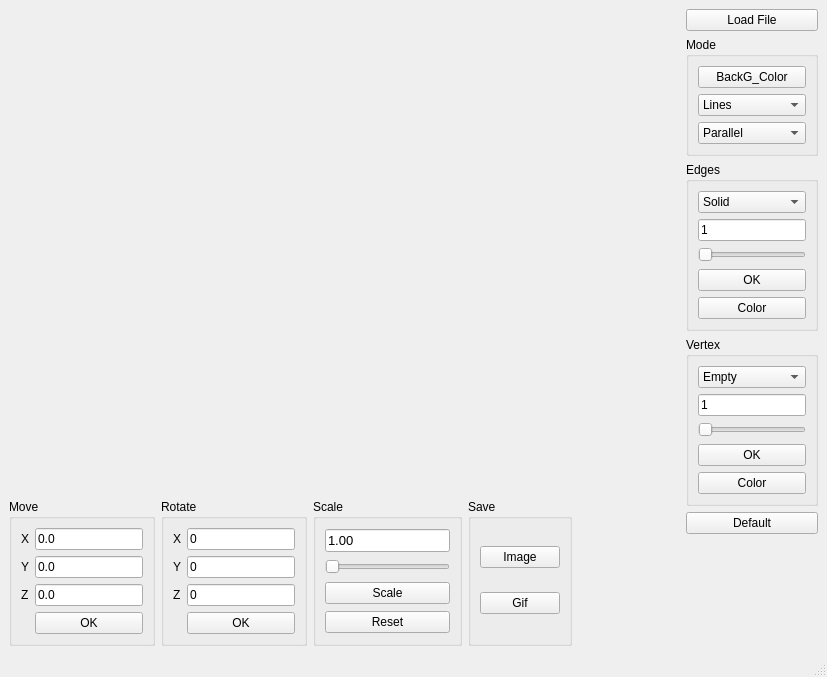
<?xml version="1.0" encoding="UTF-8"?>
<ui version="4.0">
 <class>MainWindow</class>
 <widget class="QMainWindow" name="MainWindow">
  <property name="geometry">
   <rect>
    <x>0</x>
    <y>0</y>
    <width>827</width>
    <height>677</height>
   </rect>
  </property>
  <property name="windowTitle">
   <string>3DViewer v2.0</string>
  </property>
  <widget class="QWidget" name="centralwidget">
   <property name="sizePolicy">
    <sizepolicy hsizetype="Preferred" vsizetype="Preferred">
     <horstretch>0</horstretch>
     <verstretch>0</verstretch>
    </sizepolicy>
   </property>
   <layout class="QHBoxLayout" name="horizontalLayout_3" stretch="1,0">
    <item>
     <layout class="QVBoxLayout" name="verticalLayout_3" stretch="1,0">
      <item>
       <layout class="QHBoxLayout" name="horizontalLayout">
        <property name="sizeConstraint">
         <enum>QLayout::SetDefaultConstraint</enum>
        </property>
       </layout>
      </item>
      <item>
       <layout class="QHBoxLayout" name="horizontalLayout_2">
        <item alignment="Qt::AlignLeft">
         <widget class="QGroupBox" name="groupBox">
          <property name="title">
           <string>Move</string>
          </property>
          <layout class="QGridLayout" name="gridLayout">
           <item row="2" column="0">
            <widget class="QLabel" name="label_2">
             <property name="text">
              <string>Y</string>
             </property>
            </widget>
           </item>
           <item row="3" column="0">
            <widget class="QLabel" name="label_3">
             <property name="text">
              <string>Z</string>
             </property>
            </widget>
           </item>
           <item row="3" column="1" alignment="Qt::AlignLeft">
            <widget class="QLineEdit" name="lineEdit_moveZ">
             <property name="text">
              <string>0.0</string>
             </property>
            </widget>
           </item>
           <item row="2" column="1" alignment="Qt::AlignLeft">
            <widget class="QLineEdit" name="lineEdit_moveY">
             <property name="text">
              <string>0.0</string>
             </property>
            </widget>
           </item>
           <item row="0" column="0">
            <widget class="QLabel" name="label">
             <property name="text">
              <string>X</string>
             </property>
            </widget>
           </item>
           <item row="0" column="1" alignment="Qt::AlignLeft">
            <widget class="QLineEdit" name="lineEdit_moveX">
             <property name="text">
              <string>0.0</string>
             </property>
            </widget>
           </item>
           <item row="4" column="1">
            <widget class="QPushButton" name="pushButton_move">
             <property name="sizePolicy">
              <sizepolicy hsizetype="Expanding" vsizetype="Fixed">
               <horstretch>0</horstretch>
               <verstretch>0</verstretch>
              </sizepolicy>
             </property>
             <property name="text">
              <string>OK</string>
             </property>
            </widget>
           </item>
          </layout>
         </widget>
        </item>
        <item alignment="Qt::AlignLeft">
         <widget class="QGroupBox" name="groupBox_2">
          <property name="title">
           <string>Rotate</string>
          </property>
          <layout class="QGridLayout" name="gridLayout_2">
           <item row="0" column="0">
            <widget class="QLabel" name="label_13">
             <property name="text">
              <string>X</string>
             </property>
            </widget>
           </item>
           <item row="1" column="1" alignment="Qt::AlignLeft">
            <widget class="QLineEdit" name="lineEdit_rotateY">
             <property name="text">
              <string>0</string>
             </property>
            </widget>
           </item>
           <item row="2" column="1" alignment="Qt::AlignLeft">
            <widget class="QLineEdit" name="lineEdit_rotateZ">
             <property name="text">
              <string>0</string>
             </property>
            </widget>
           </item>
           <item row="0" column="1" alignment="Qt::AlignLeft">
            <widget class="QLineEdit" name="lineEdit_rotateX">
             <property name="text">
              <string>0</string>
             </property>
            </widget>
           </item>
           <item row="2" column="0">
            <widget class="QLabel" name="label_15">
             <property name="text">
              <string>Z</string>
             </property>
            </widget>
           </item>
           <item row="1" column="0">
            <widget class="QLabel" name="label_14">
             <property name="text">
              <string>Y</string>
             </property>
            </widget>
           </item>
           <item row="3" column="1">
            <widget class="QPushButton" name="pushButton_rotate">
             <property name="sizePolicy">
              <sizepolicy hsizetype="Minimum" vsizetype="Expanding">
               <horstretch>0</horstretch>
               <verstretch>0</verstretch>
              </sizepolicy>
             </property>
             <property name="text">
              <string>OK</string>
             </property>
            </widget>
           </item>
          </layout>
         </widget>
        </item>
        <item alignment="Qt::AlignLeft">
         <widget class="QGroupBox" name="groupBox_6">
          <property name="title">
           <string>Scale</string>
          </property>
          <layout class="QVBoxLayout" name="verticalLayout_8">
           <item alignment="Qt::AlignLeft">
            <widget class="QLineEdit" name="lineEdit_scale">
             <property name="font">
              <font>
               <pointsize>10</pointsize>
              </font>
             </property>
             <property name="text">
              <string>1.00</string>
             </property>
            </widget>
           </item>
           <item>
            <widget class="QSlider" name="horizontalSlider_scale">
             <property name="sizePolicy">
              <sizepolicy hsizetype="Expanding" vsizetype="Fixed">
               <horstretch>0</horstretch>
               <verstretch>0</verstretch>
              </sizepolicy>
             </property>
             <property name="minimumSize">
              <size>
               <width>0</width>
               <height>16</height>
              </size>
             </property>
             <property name="baseSize">
              <size>
               <width>108</width>
               <height>0</height>
              </size>
             </property>
             <property name="maximum">
              <number>100</number>
             </property>
             <property name="orientation">
              <enum>Qt::Horizontal</enum>
             </property>
            </widget>
           </item>
           <item>
            <widget class="QPushButton" name="pushButton_scale">
             <property name="text">
              <string>Scale</string>
             </property>
            </widget>
           </item>
           <item>
            <widget class="QPushButton" name="pushButton_reset">
             <property name="text">
              <string>Reset</string>
             </property>
            </widget>
           </item>
          </layout>
         </widget>
        </item>
        <item alignment="Qt::AlignLeft">
         <widget class="QGroupBox" name="groupBox_7">
          <property name="title">
           <string>Save</string>
          </property>
          <layout class="QVBoxLayout" name="verticalLayout_7">
           <item>
            <widget class="QPushButton" name="pushButton_saveImage">
             <property name="text">
              <string>Image</string>
             </property>
            </widget>
           </item>
           <item>
            <widget class="QPushButton" name="pushButton_saveGif">
             <property name="text">
              <string>Gif</string>
             </property>
            </widget>
           </item>
          </layout>
         </widget>
        </item>
        <item>
         <spacer name="horizontalSpacer">
          <property name="orientation">
           <enum>Qt::Horizontal</enum>
          </property>
          <property name="sizeHint" stdset="0">
           <size>
            <width>40</width>
            <height>20</height>
           </size>
          </property>
         </spacer>
        </item>
       </layout>
      </item>
     </layout>
    </item>
    <item>
     <layout class="QVBoxLayout" name="verticalLayout_2" stretch="1,0,0,0,0,0">
      <item>
       <widget class="QPushButton" name="pushButton_loadFile">
        <property name="text">
         <string>Load File</string>
        </property>
       </widget>
      </item>
      <item>
       <widget class="QGroupBox" name="groupBox_5">
        <property name="title">
         <string>Mode</string>
        </property>
        <layout class="QVBoxLayout" name="verticalLayout_6">
         <item>
          <widget class="QPushButton" name="pushButton_backGround">
           <property name="text">
            <string>BackG_Color</string>
           </property>
          </widget>
         </item>
         <item>
          <widget class="QComboBox" name="comboBox_PrimitiveMode">
           <item>
            <property name="text">
             <string>Lines</string>
            </property>
           </item>
           <item>
            <property name="text">
             <string>Triangles</string>
            </property>
           </item>
           <item>
            <property name="text">
             <string>Points</string>
            </property>
           </item>
          </widget>
         </item>
         <item>
          <widget class="QComboBox" name="comboBox_ProjectionMode">
           <item>
            <property name="text">
             <string>Parallel</string>
            </property>
           </item>
           <item>
            <property name="text">
             <string>Central</string>
            </property>
           </item>
          </widget>
         </item>
        </layout>
       </widget>
      </item>
      <item>
       <widget class="QGroupBox" name="groupBox_3">
        <property name="title">
         <string>Edges</string>
        </property>
        <layout class="QVBoxLayout" name="verticalLayout_4">
         <item>
          <widget class="QComboBox" name="comboBox_lineMode">
           <item>
            <property name="text">
             <string>Solid</string>
            </property>
           </item>
           <item>
            <property name="text">
             <string>Dashed</string>
            </property>
           </item>
          </widget>
         </item>
         <item>
          <widget class="QLineEdit" name="lineEdit_lineSize">
           <property name="text">
            <string>1</string>
           </property>
          </widget>
         </item>
         <item>
          <widget class="QSlider" name="horizontal_lineSize">
           <property name="minimumSize">
            <size>
             <width>0</width>
             <height>16</height>
            </size>
           </property>
           <property name="minimum">
            <number>1</number>
           </property>
           <property name="maximum">
            <number>10</number>
           </property>
           <property name="orientation">
            <enum>Qt::Horizontal</enum>
           </property>
          </widget>
         </item>
         <item>
          <widget class="QPushButton" name="pushButton_lineSize">
           <property name="text">
            <string>OK</string>
           </property>
          </widget>
         </item>
         <item>
          <widget class="QPushButton" name="pushButton_lineColor">
           <property name="text">
            <string>Color</string>
           </property>
          </widget>
         </item>
        </layout>
       </widget>
      </item>
      <item>
       <widget class="QGroupBox" name="groupBox_4">
        <property name="title">
         <string>Vertex</string>
        </property>
        <layout class="QVBoxLayout" name="verticalLayout_5">
         <item>
          <widget class="QComboBox" name="comboBox_vertexMode">
           <item>
            <property name="text">
             <string>Empty</string>
            </property>
           </item>
           <item>
            <property name="text">
             <string>Circle</string>
            </property>
           </item>
           <item>
            <property name="text">
             <string>Square</string>
            </property>
           </item>
          </widget>
         </item>
         <item>
          <widget class="QLineEdit" name="lineEdit_vertexSize">
           <property name="text">
            <string>1</string>
           </property>
          </widget>
         </item>
         <item>
          <widget class="QSlider" name="horizontalSlider_vertexSize">
           <property name="minimumSize">
            <size>
             <width>0</width>
             <height>16</height>
            </size>
           </property>
           <property name="minimum">
            <number>1</number>
           </property>
           <property name="maximum">
            <number>10</number>
           </property>
           <property name="orientation">
            <enum>Qt::Horizontal</enum>
           </property>
          </widget>
         </item>
         <item>
          <widget class="QPushButton" name="pushButton_vertexSize">
           <property name="text">
            <string>OK</string>
           </property>
          </widget>
         </item>
         <item>
          <widget class="QPushButton" name="pushButton_vertexColor">
           <property name="text">
            <string>Color</string>
           </property>
          </widget>
         </item>
        </layout>
       </widget>
      </item>
      <item>
       <widget class="QPushButton" name="pushButton_default">
        <property name="text">
         <string>Default</string>
        </property>
       </widget>
      </item>
      <item>
       <spacer name="verticalSpacer">
        <property name="orientation">
         <enum>Qt::Vertical</enum>
        </property>
        <property name="sizeHint" stdset="0">
         <size>
          <width>20</width>
          <height>40</height>
         </size>
        </property>
       </spacer>
      </item>
     </layout>
    </item>
   </layout>
  </widget>
  <widget class="QMenuBar" name="menubar">
   <property name="geometry">
    <rect>
     <x>0</x>
     <y>0</y>
     <width>827</width>
     <height>21</height>
    </rect>
   </property>
  </widget>
  <widget class="QStatusBar" name="statusbar"/>
 </widget>
 <resources/>
 <connections/>
</ui>
